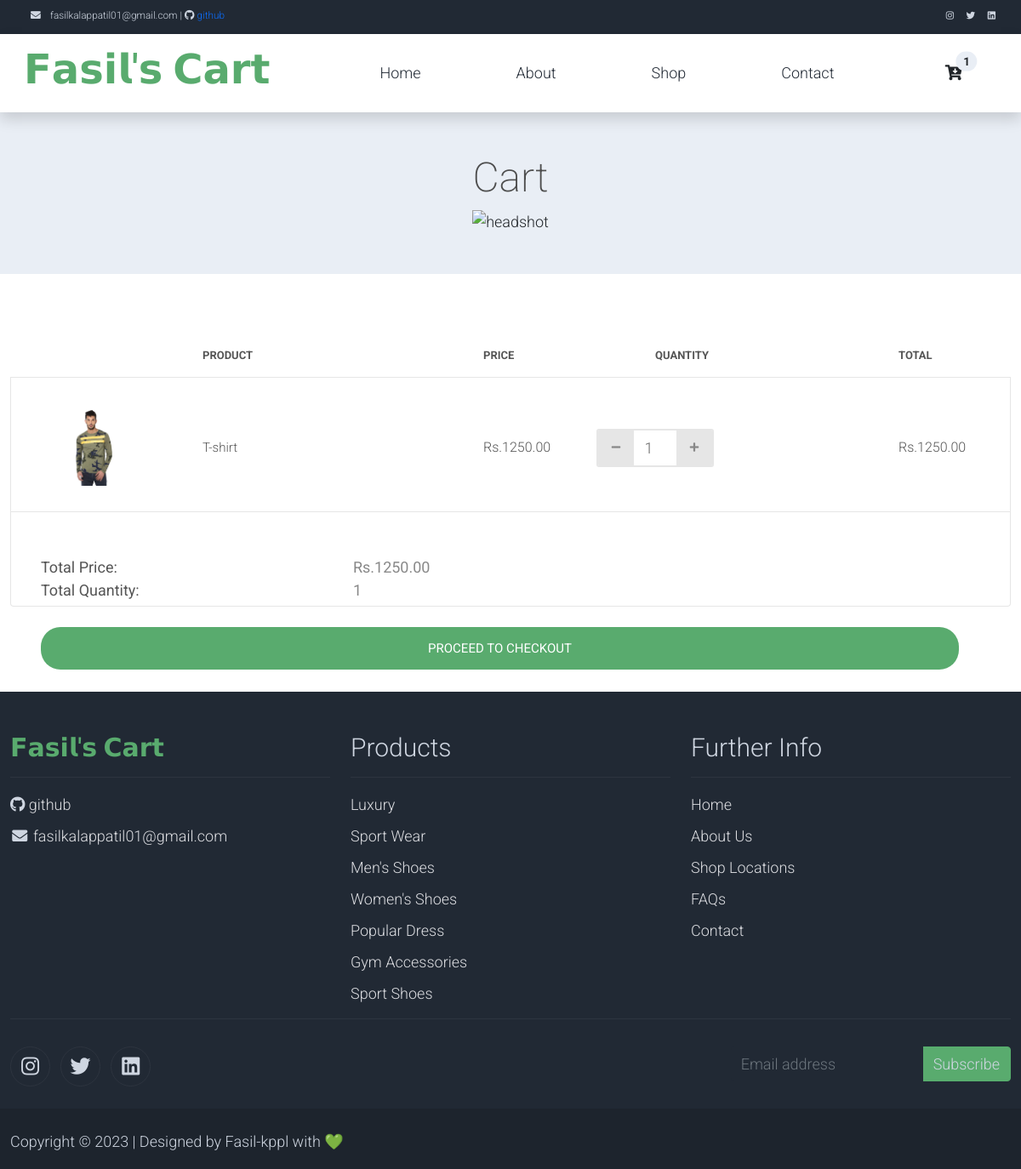
The app's page /cart/ (signed in) with its own data.
### store/models.py (models this page shows, shortened)
class OrderItem(models.Model):
	product = models.ForeignKey(Product, on_delete=models.SET_NULL, null=True)
	order = models.ForeignKey(OrderCart, on_delete=models.SET_NULL, null=True)
	quantity = models.IntegerField(default=0, null=True, blank=True)
	date_added = models.DateTimeField(auto_now_add=True)
	@property
	def get_total(self):
		total_pdt = self.product.price * self.quantity
		return total_pdt

class Product(models.Model):
	name = models.CharField(max_length=200)
	price = models.DecimalField(max_digits=10, decimal_places=3)
	digital = models.BooleanField(null=True, blank=True)
	image = models.ImageField(null=True, blank=True)
	description = models.TextField(null=True, blank=True)
	warranty_policy = models.CharField(max_length=200, null=True, blank=True)
	brand = models.CharField(max_length=200, null=True, blank=True)
	@property
	def imageURL(self):
		try:
			url = self.image.url
		except:
			url = ''
		return url

class OrderCart(models.Model):
	customer = models.ForeignKey(Customer, on_delete=models.SET_NULL, null=True, blank=True)
	date_ordered = models.DateTimeField(auto_now_add=True)
	complete = models.BooleanField(default=False)
	transaction_id = models.CharField(max_length=100, null=True)
	@property
	def get_cart_total(self):
		orderitems = self.orderitem_set.all()
		total = sum([item.get_total for item in orderitems])
		return total
	@property
	def get_cart_items(self):
		orderitems = self.orderitem_set.all()
		total = sum([item.quantity for item in orderitems])
		return total

### store/views.py (the view)
# urls.py: path('cart/', views.cart, name="cart"),
def cart(request):
	cartDatA = cartData(request)
	cartItems = cartDatA['cartItems']  #in utils.py we are returning a dictionary ,so we are accessing it using key/value pairs
	order = cartDatA['order']
	items = cartDatA['items']
	context = {'items':items, 'order':order,"cartItems" : cartItems}
	return render(request, 'store/cart.html',context)

### store/templates/store/cart.html (shortened to what this page needs)
{% extends 'store/main.html' %}
{% load static %}
{% block content %}
<!DOCTYPE html>
<html lang="en">
<head>
    <link rel="stylesheet" href="{% static 'assets/css/bootstrap.min.css' %}">
    <link rel="stylesheet" href="{% static 'assets/css/templatemo.css' %}">
    <link rel="stylesheet" href="{% static 'assets/css/fontawesome.min.css' %}">
    <link rel="stylesheet" type="text/css" href="{% static 'assets/css/utilcart.css' %}">
    <link rel="stylesheet" type="text/css" href="{% static 'assets/css/maincart.css' %}">
</head>
<body>
    <nav class="navbar navbar-expand-lg bg-dark navbar-light d-none d-lg-block" id="templatemo_nav_top">
        <div class="container text-light">
            <div class="w-100 d-flex justify-content-between">
                <div>
                    <i class="fa fa-envelope mx-2"></i>
                    <a class="navbar-sm-brand text-light text-decoration-none" href="mailto:fasilkalappatil01@gmail.com">fasilkalappatil01@gmail.com |   </a>
                    <i class="fab fa-github"></i>
                    <a class="text-decoration-none" href="https://github.com/fasilkppl">github</a>
                </div>
                <div>
                    <a class="text-light" href="https://www.instagram.com/mohd_fasil_k/" target="_blank"><i class="fab fa-instagram fa-sm fa-fw me-2"></i></a>
                    <a class="text-light" href="https://twitter.com/FKalappatil" target="_blank"><i class="fab fa-twitter fa-sm fa-fw me-2"></i></a>
                    <a class="text-light" href="https://www.linkedin.com/in/mohammed-fasil-65b167253/" target="_blank"><i class="fab fa-linkedin fa-sm fa-fw"></i></a>
                </div>
            </div>
        </div>
    </nav>
    <nav class="navbar navbar-expand-lg navbar-light shadow">
        <div class="container d-flex justify-content-between align-items-center">
            <a class="navbar-brand text-success logo h1 align-self-center" href="{% url 'index' %}">
                𝗙𝗮𝘀𝗶𝗹'𝘀 𝗖𝗮𝗿𝘁
              </a>
            <div class="align-self-center collapse navbar-collapse flex-fill  d-lg-flex justify-content-lg-between" id="templatemo_main_nav">
                <div class="flex-fill">
                    <ul class="nav navbar-nav d-flex justify-content-between mx-lg-auto">
                        <li class="nav-item">
                            <a class="nav-link" href="{% url 'index' %}">Home</a>
                        </li>
                        <li class="nav-item">
                            <a class="nav-link" href="https://fasilkppl.github.io/portfolio/" target="_blank">About</a>
                        </li>
                        <li class="nav-item">
                            <a class="nav-link" href="{% url 'shop' %}">Shop</a>
                        </li>
                        <li class="nav-item">
                            <a class="nav-link" href="{% url 'contact' %}">Contact</a>
                        </li>
                    </ul>
                </div>
                <div class="navbar align-self-center d-flex">
                    <a class="nav-icon position-relative text-decoration-none" href="#">
                        <i class="fa fa-fw fa-cart-arrow-down text-dark mr-1"></i>
                        <span class="position-absolute top-0 left-100 translate-middle badge rounded-pill bg-light text-dark">{{cartItems}}</span>
                    </a>
                </div>
            </div>
        </div>
    </nav>
    {% if items %}
        <div class="container-fluid bg-light py-5">
            <div class="col-md-6 m-auto text-center ">
                <h1 class="h1">Cart</h1>
                <img class="img-fluid" src="{% static 'assets/img/checkout-banner.jpg' %}" style="width: 400px; height: 280px;" alt="headshot">
            </div>
        </div>
        <section class="cart bgwhite p-t-70 p-b-100">
            <div class="container">
            <div class="container-table-cart pos-relative">
            <div class="wrap-table-shopping-cart bgwhite">
            <table class="table-shopping-cart">
            <tr class="table-head">
            <th class="column-1"></th>
            <th class="column-2">Product</th>
            <th class="column-3">Price</th>
            <th class="column-4 p-l-70">Quantity</th>
            <th class="column-5">Total</th>
            </tr>
            {% for item in items %}
                <tr class="table-row">
                    <td class="column-1">
                        <div class="cart-img-product b-rad-4 o-f-hidden">
                        <img src="{{item.product.imageURL}}" alt="IMG-PRODUCT">
                        </div>
                    </td>
                    <td class="column-2">{{item.product.name}}</td>
                    <td class="column-3">Rs.{{item.product.price|floatformat:2}}</td>
                    <td class="column-4">
                        <div class="flex-w bo5 of-hidden w-size17">
                            <button id='cartbutton'data-product={{item.product.id}} data-action="remove" class="btn-num-product-down color1 flex-c-m size7 bg8 eff2 update-cart">
                                <i class="fs-12 fa fa-minus" aria-hidden="true"></i>
                            </button>
                            <input class="size8 m-text18 t-center " type="number" name="num-product1" value="{{item.quantity}}">
                            <button data-product={{item.product.id}} data-action="add" class="btn-num-product-up color1 flex-c-m size7 bg8 eff2 update-cart">
                                <i class="fs-12 fa fa-plus" aria-hidden="true"></i>
                            </button>
                        </div>
                    </td>
                    <td class="column-5">Rs.{{item.get_total|floatformat:2}}</td>
                </tr>
            {% endfor %}
            </table>
            </div>
            </div>
            <div class="flex-w flex-sb-m p-t-25 p-b-25 bo8 p-l-35 p-r-60 p-lr-15-sm">
            <div class="size15 trans-0-4  m-b-10">
                <div class="flex-w flex-sb-m p-t-26 p-b-30">
                    <span class="m-text22 w-size19 w-full-sm">
                        <strong>Total Price:</strong>
                    </span>
                    <span class="m-text21 w-size20 w-full-sm">
                        <strong>
                        Rs.{{order.get_cart_total|floatformat:2}}
                        </strong>
                    </span>
                    <span class="m-text22 w-size19 w-full-sm">
                        <strong>Total Quantity:</strong>
                    </span>
                        <span class="m-text21 w-size20 w-full-sm">
                            <strong>
                            {{order.get_cart_items}}
                            </strong>
                        </span>
                    </div>
                    <a href="{% url 'checkout' %}">
                        <button class="flex-c-m sizefull bg1 bo-rad-23 hov1 s-text1 trans-0-4">
                            Proceed to Checkout
                        </button>
                    </a>
            </div>
            </div>
            </div>
        </section>
    {% endif %}
    <footer class="bg-dark" id="tempaltemo_footer">
        <div class="container">
            <div class="row">
                <div class="col-md-4 pt-5">
                    <h2 class="h2 text-success border-bottom pb-3 border-light logo">𝗙𝗮𝘀𝗶𝗹'𝘀 𝗖𝗮𝗿𝘁</h2>
                    <ul class="list-unstyled text-light footer-link-list">
                        <li>
                            <i class="fab fa-github"></i>
                            <a class="text-decoration-none" href="https://github.com/fasilkppl">github</a>
                        </li>
                        <li>
                            <i class="fa fa-envelope fa-fw"></i>
                            <a class="text-decoration-none" href="mailto:fasilkalappatil01@gmail.com">fasilkalappatil01@gmail.com</a>
                        </li>
                    </ul>
                </div>
                <div class="col-md-4 pt-5">
                    <h2 class="h2 text-light border-bottom pb-3 border-light">Products</h2>
                    <ul class="list-unstyled text-light footer-link-list">
                        <li><a class="text-decoration-none" href="#">Luxury</a></li>
                        <li><a class="text-decoration-none" href="#">Sport Wear</a></li>
                        <li><a class="text-decoration-none" href="#">Men's Shoes</a></li>
                        <li><a class="text-decoration-none" href="#">Women's Shoes</a></li>
                        <li><a class="text-decoration-none" href="#">Popular Dress</a></li>
                        <li><a class="text-decoration-none" href="#">Gym Accessories</a></li>
                        <li><a class="text-decoration-none" href="#">Sport Shoes</a></li>
                    </ul>
                </div>
                <div class="col-md-4 pt-5">
                    <h2 class="h2 text-light border-bottom pb-3 border-light">Further Info</h2>
                    <ul class="list-unstyled text-light footer-link-list">
                        <li><a class="text-decoration-none" href="{% url 'index' %}">Home</a></li>
                        <li><a class="text-decoration-none" href="https://fasilkppl.github.io/portfolio/" target="_blank">About Us</a></li>
                        <li><a class="text-decoration-none" href="#">Shop Locations</a></li>
                        <li><a class="text-decoration-none" href="#">FAQs</a></li>
                        <li><a class="text-decoration-none" href="{% url 'contact' %}">Contact</a></li>
                    </ul>
                </div>
            </div>
            <div class="row text-light mb-4">
                <div class="col-12 mb-3">
                    <div class="w-100 my-3 border-top border-light"></div>
                </div>
                <div class="col-auto me-auto">
                    <ul class="list-inline text-left footer-icons">
                        <li class="list-inline-item border border-light rounded-circle text-center">
                            <a class="text-light text-decoration-none" target="_blank" href="https://www.instagram.com/mohd_fasil_k/"><i class="fab fa-instagram fa-lg fa-fw"></i></a>
                        </li>
                        <li class="list-inline-item border border-light rounded-circle text-center">
                            <a class="text-light text-decoration-none" target="_blank" href="https://twitter.com/FKalappatil"><i class="fab fa-twitter fa-lg fa-fw"></i></a>
                        </li>
                        <li class="list-inline-item border border-light rounded-circle text-center">
                            <a class="text-light text-decoration-none" target="_blank" href="https://www.linkedin.com/in/mohammed-fasil-65b167253/"><i class="fab fa-linkedin fa-lg fa-fw"></i></a>
                        </li>
                    </ul>
                </div>
                <div class="col-auto">
                    <div class="input-group mb-2">
                        <input type="text" class="form-control bg-dark border-light" id="subscribeEmail" placeholder="Email address">
                        <div class="input-group-text btn-success text-light">Subscribe</div>
                    </div>
                </div>
            </div>
        </div>
        <div class="w-100 bg-black py-3">
            <div class="container">
                <div class="row pt-2">
                    <div class="col-12">
                        <p class="text-left text-light">
                            Copyright &copy; 2023
                            | Designed by Fasil-kppl with 💚
                        </p>
                    </div>
                </div>
            </div>
        </div>
    </footer>
</body>
</html>
{% endblock content %}

### records on screen
OrderItem: product.imageURL (picture), product.name "T-shirt", product.price "1250.00", num-product1 "1", get_total "1250.00"
OrderCart: get_cart_total "1250.00", get_cart_items "1"

### other values on screen
{{ cartItems }} "1"
